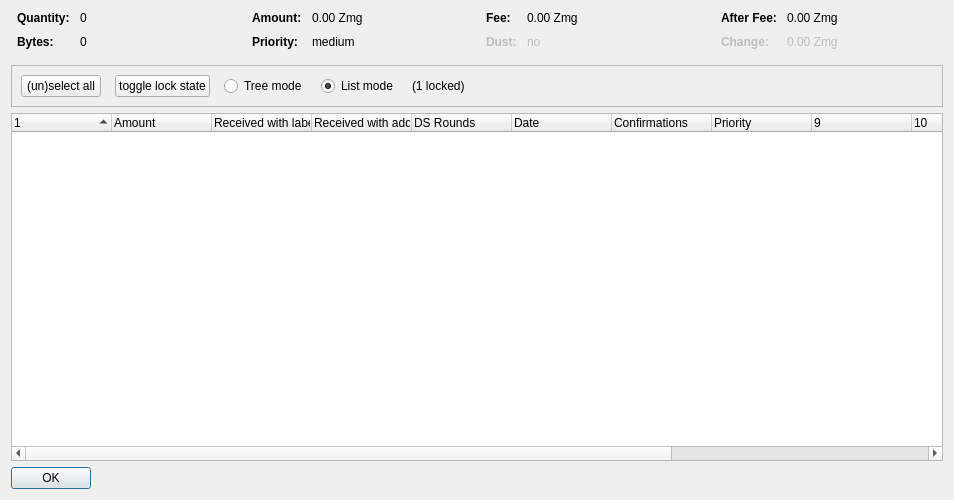
<?xml version="1.0" encoding="UTF-8"?>
<ui version="4.0">
 <class>CoinControlDialog</class>
 <widget class="QDialog" name="CoinControlDialog">
  <property name="geometry">
   <rect>
    <x>0</x>
    <y>0</y>
    <width>954</width>
    <height>500</height>
   </rect>
  </property>
  <property name="windowTitle">
   <string>Coin Selection</string>
  </property>
  <layout class="QVBoxLayout" name="verticalLayout">
   <item>
    <layout class="QHBoxLayout" name="horizontalLayoutTop" stretch="0,0,0,0">
     <property name="topMargin">
      <number>0</number>
     </property>
     <property name="bottomMargin">
      <number>10</number>
     </property>
     <item>
      <layout class="QFormLayout" name="formLayoutCoinControl1">
       <property name="horizontalSpacing">
        <number>10</number>
       </property>
       <property name="verticalSpacing">
        <number>10</number>
       </property>
       <property name="leftMargin">
        <number>6</number>
       </property>
       <property name="rightMargin">
        <number>6</number>
       </property>
       <item row="0" column="0">
        <widget class="QLabel" name="labelCoinControlQuantityText">
         <property name="font">
          <font>
           <weight>75</weight>
           <bold>true</bold>
          </font>
         </property>
         <property name="text">
          <string>Quantity:</string>
         </property>
        </widget>
       </item>
       <item row="0" column="1">
        <widget class="QLabel" name="labelCoinControlQuantity">
         <property name="cursor">
          <cursorShape>IBeamCursor</cursorShape>
         </property>
         <property name="contextMenuPolicy">
          <enum>Qt::ActionsContextMenu</enum>
         </property>
         <property name="text">
          <string notr="true">0</string>
         </property>
         <property name="textInteractionFlags">
          <set>Qt::LinksAccessibleByMouse|Qt::TextSelectableByKeyboard|Qt::TextSelectableByMouse</set>
         </property>
        </widget>
       </item>
       <item row="1" column="0">
        <widget class="QLabel" name="labelCoinControlBytesText">
         <property name="font">
          <font>
           <weight>75</weight>
           <bold>true</bold>
          </font>
         </property>
         <property name="text">
          <string>Bytes:</string>
         </property>
        </widget>
       </item>
       <item row="1" column="1">
        <widget class="QLabel" name="labelCoinControlBytes">
         <property name="cursor">
          <cursorShape>IBeamCursor</cursorShape>
         </property>
         <property name="contextMenuPolicy">
          <enum>Qt::ActionsContextMenu</enum>
         </property>
         <property name="text">
          <string notr="true">0</string>
         </property>
         <property name="textInteractionFlags">
          <set>Qt::LinksAccessibleByMouse|Qt::TextSelectableByKeyboard|Qt::TextSelectableByMouse</set>
         </property>
        </widget>
       </item>
      </layout>
     </item>
     <item>
      <layout class="QFormLayout" name="formLayoutCoinControl2">
       <property name="horizontalSpacing">
        <number>10</number>
       </property>
       <property name="verticalSpacing">
        <number>10</number>
       </property>
       <property name="leftMargin">
        <number>6</number>
       </property>
       <property name="rightMargin">
        <number>6</number>
       </property>
       <item row="0" column="0">
        <widget class="QLabel" name="labelCoinControlAmountText">
         <property name="font">
          <font>
           <weight>75</weight>
           <bold>true</bold>
          </font>
         </property>
         <property name="text">
          <string>Amount:</string>
         </property>
        </widget>
       </item>
       <item row="0" column="1">
        <widget class="QLabel" name="labelCoinControlAmount">
         <property name="cursor">
          <cursorShape>IBeamCursor</cursorShape>
         </property>
         <property name="contextMenuPolicy">
          <enum>Qt::ActionsContextMenu</enum>
         </property>
         <property name="text">
          <string notr="true">0.00 Zmg</string>
         </property>
         <property name="textInteractionFlags">
          <set>Qt::LinksAccessibleByMouse|Qt::TextSelectableByKeyboard|Qt::TextSelectableByMouse</set>
         </property>
        </widget>
       </item>
       <item row="1" column="0">
        <widget class="QLabel" name="labelCoinControlPriorityText">
         <property name="font">
          <font>
           <weight>75</weight>
           <bold>true</bold>
          </font>
         </property>
         <property name="text">
          <string>Priority:</string>
         </property>
        </widget>
       </item>
       <item row="1" column="1">
        <widget class="QLabel" name="labelCoinControlPriority">
         <property name="cursor">
          <cursorShape>IBeamCursor</cursorShape>
         </property>
         <property name="contextMenuPolicy">
          <enum>Qt::ActionsContextMenu</enum>
         </property>
         <property name="text">
          <string>medium</string>
         </property>
         <property name="textInteractionFlags">
          <set>Qt::LinksAccessibleByMouse|Qt::TextSelectableByKeyboard|Qt::TextSelectableByMouse</set>
         </property>
        </widget>
       </item>
      </layout>
     </item>
     <item>
      <layout class="QFormLayout" name="formLayoutCoinControl3">
       <property name="horizontalSpacing">
        <number>10</number>
       </property>
       <property name="verticalSpacing">
        <number>10</number>
       </property>
       <property name="leftMargin">
        <number>6</number>
       </property>
       <property name="rightMargin">
        <number>6</number>
       </property>
       <item row="0" column="0">
        <widget class="QLabel" name="labelCoinControlFeeText">
         <property name="font">
          <font>
           <weight>75</weight>
           <bold>true</bold>
          </font>
         </property>
         <property name="text">
          <string>Fee:</string>
         </property>
        </widget>
       </item>
       <item row="0" column="1">
        <widget class="QLabel" name="labelCoinControlFee">
         <property name="cursor">
          <cursorShape>IBeamCursor</cursorShape>
         </property>
         <property name="contextMenuPolicy">
          <enum>Qt::ActionsContextMenu</enum>
         </property>
         <property name="text">
          <string notr="true">0.00 Zmg</string>
         </property>
         <property name="textInteractionFlags">
          <set>Qt::LinksAccessibleByMouse|Qt::TextSelectableByKeyboard|Qt::TextSelectableByMouse</set>
         </property>
        </widget>
       </item>
       <item row="1" column="0">
        <widget class="QLabel" name="labelCoinControlLowOutputText">
         <property name="enabled">
          <bool>false</bool>
         </property>
         <property name="font">
          <font>
           <weight>75</weight>
           <bold>true</bold>
          </font>
         </property>
         <property name="text">
          <string>Dust:</string>
         </property>
        </widget>
       </item>
       <item row="1" column="1">
        <widget class="QLabel" name="labelCoinControlLowOutput">
         <property name="enabled">
          <bool>false</bool>
         </property>
         <property name="cursor">
          <cursorShape>IBeamCursor</cursorShape>
         </property>
         <property name="contextMenuPolicy">
          <enum>Qt::ActionsContextMenu</enum>
         </property>
         <property name="text">
          <string>no</string>
         </property>
         <property name="textInteractionFlags">
          <set>Qt::LinksAccessibleByMouse|Qt::TextSelectableByKeyboard|Qt::TextSelectableByMouse</set>
         </property>
        </widget>
       </item>
      </layout>
     </item>
     <item>
      <layout class="QFormLayout" name="formLayoutCoinControl4">
       <property name="horizontalSpacing">
        <number>10</number>
       </property>
       <property name="verticalSpacing">
        <number>10</number>
       </property>
       <property name="leftMargin">
        <number>6</number>
       </property>
       <property name="rightMargin">
        <number>6</number>
       </property>
       <item row="0" column="0">
        <widget class="QLabel" name="labelCoinControlAfterFeeText">
         <property name="font">
          <font>
           <weight>75</weight>
           <bold>true</bold>
          </font>
         </property>
         <property name="text">
          <string>After Fee:</string>
         </property>
        </widget>
       </item>
       <item row="0" column="1">
        <widget class="QLabel" name="labelCoinControlAfterFee">
         <property name="cursor">
          <cursorShape>IBeamCursor</cursorShape>
         </property>
         <property name="contextMenuPolicy">
          <enum>Qt::ActionsContextMenu</enum>
         </property>
         <property name="text">
          <string notr="true">0.00 Zmg</string>
         </property>
         <property name="textInteractionFlags">
          <set>Qt::LinksAccessibleByMouse|Qt::TextSelectableByKeyboard|Qt::TextSelectableByMouse</set>
         </property>
        </widget>
       </item>
       <item row="1" column="0">
        <widget class="QLabel" name="labelCoinControlChangeText">
         <property name="enabled">
          <bool>false</bool>
         </property>
         <property name="font">
          <font>
           <weight>75</weight>
           <bold>true</bold>
          </font>
         </property>
         <property name="text">
          <string>Change:</string>
         </property>
        </widget>
       </item>
       <item row="1" column="1">
        <widget class="QLabel" name="labelCoinControlChange">
         <property name="enabled">
          <bool>false</bool>
         </property>
         <property name="cursor">
          <cursorShape>IBeamCursor</cursorShape>
         </property>
         <property name="contextMenuPolicy">
          <enum>Qt::ActionsContextMenu</enum>
         </property>
         <property name="text">
          <string notr="true">0.00 Zmg</string>
         </property>
         <property name="textInteractionFlags">
          <set>Qt::LinksAccessibleByMouse|Qt::TextSelectableByKeyboard|Qt::TextSelectableByMouse</set>
         </property>
        </widget>
       </item>
      </layout>
     </item>
    </layout>
   </item>
   <item>
    <widget class="QFrame" name="frame">
     <property name="minimumSize">
      <size>
       <width>0</width>
       <height>40</height>
      </size>
     </property>
     <property name="frameShape">
      <enum>QFrame::StyledPanel</enum>
     </property>
     <property name="frameShadow">
      <enum>QFrame::Sunken</enum>
     </property>
     <layout class="QHBoxLayout" name="horizontalLayout">
      <item>
       <layout class="QHBoxLayout" name="horizontalLayoutPanel" stretch="0,0,0,0,0,0">
        <property name="spacing">
         <number>14</number>
        </property>
        <item>
         <widget class="QPushButton" name="pushButtonSelectAll">
          <property name="sizePolicy">
           <sizepolicy hsizetype="Maximum" vsizetype="Fixed">
            <horstretch>0</horstretch>
            <verstretch>0</verstretch>
           </sizepolicy>
          </property>
          <property name="text">
           <string>(un)select all</string>
          </property>
          <property name="autoDefault">
           <bool>false</bool>
          </property>
         </widget>
        </item>
        <item>
         <widget class="QPushButton" name="pushButtonToggleLock">
          <property name="sizePolicy">
           <sizepolicy hsizetype="Maximum" vsizetype="Fixed">
            <horstretch>0</horstretch>
            <verstretch>0</verstretch>
           </sizepolicy>
          </property>
          <property name="text">
           <string>toggle lock state</string>
          </property>
          <property name="autoDefault">
           <bool>false</bool>
          </property>
         </widget>
        </item>
        <item>
         <widget class="QRadioButton" name="radioTreeMode">
          <property name="sizePolicy">
           <sizepolicy hsizetype="Maximum" vsizetype="Fixed">
            <horstretch>0</horstretch>
            <verstretch>0</verstretch>
           </sizepolicy>
          </property>
          <property name="text">
           <string>Tree mode</string>
          </property>
         </widget>
        </item>
        <item>
         <widget class="QRadioButton" name="radioListMode">
          <property name="sizePolicy">
           <sizepolicy hsizetype="Maximum" vsizetype="Fixed">
            <horstretch>0</horstretch>
            <verstretch>0</verstretch>
           </sizepolicy>
          </property>
          <property name="text">
           <string>List mode</string>
          </property>
          <property name="checked">
           <bool>true</bool>
          </property>
         </widget>
        </item>
        <item>
         <widget class="QLabel" name="labelLocked">
          <property name="text">
           <string>(1 locked)</string>
          </property>
         </widget>
        </item>
        <item>
         <spacer name="horizontalSpacer">
          <property name="orientation">
           <enum>Qt::Horizontal</enum>
          </property>
          <property name="sizeHint" stdset="0">
           <size>
            <width>40</width>
            <height>20</height>
           </size>
          </property>
         </spacer>
        </item>
       </layout>
      </item>
     </layout>
    </widget>
   </item>
   <item>
    <widget class="CoinControlTreeWidget" name="treeWidget">
     <property name="contextMenuPolicy">
      <enum>Qt::CustomContextMenu</enum>
     </property>
     <property name="sortingEnabled">
      <bool>false</bool>
     </property>
     <property name="columnCount">
      <number>13</number>
     </property>
     <attribute name="headerShowSortIndicator" stdset="0">
      <bool>true</bool>
     </attribute>
     <attribute name="headerStretchLastSection">
      <bool>false</bool>
     </attribute>
     <column>
      <property name="text">
       <string/>
      </property>
     </column>
     <column>
      <property name="text">
       <string>Amount</string>
      </property>
     </column>
     <column>
      <property name="text">
       <string>Received with label</string>
      </property>
     </column>
     <column>
      <property name="text">
       <string>Received with address</string>
      </property>
     </column>
     <column>
      <property name="text">
       <string>DS Rounds</string>
      </property>
     </column>
     <column>
      <property name="text">
       <string>Date</string>
      </property>
     </column>
     <column>
      <property name="text">
       <string>Confirmations</string>
      </property>
      <property name="toolTip">
       <string>Confirmed</string>
      </property>
     </column>
     <column>
      <property name="text">
       <string>Priority</string>
      </property>
     </column>
     <column>
      <property name="text">
       <string/>
      </property>
     </column>
     <column>
      <property name="text">
       <string/>
      </property>
     </column>
     <column>
      <property name="text">
       <string/>
      </property>
     </column>
     <column>
      <property name="text">
       <string/>
      </property>
     </column>
     <column>
      <property name="text">
       <string/>
      </property>
     </column>
    </widget>
   </item>
   <item>
    <widget class="QDialogButtonBox" name="buttonBox">
     <property name="sizePolicy">
      <sizepolicy hsizetype="Maximum" vsizetype="Fixed">
       <horstretch>0</horstretch>
       <verstretch>0</verstretch>
      </sizepolicy>
     </property>
     <property name="orientation">
      <enum>Qt::Horizontal</enum>
     </property>
     <property name="standardButtons">
      <set>QDialogButtonBox::Ok</set>
     </property>
    </widget>
   </item>
  </layout>
 </widget>
 <customwidgets>
  <customwidget>
   <class>CoinControlTreeWidget</class>
   <extends>QTreeWidget</extends>
   <header>coincontroltreewidget.h</header>
  </customwidget>
 </customwidgets>
 <resources/>
 <connections/>
</ui>
